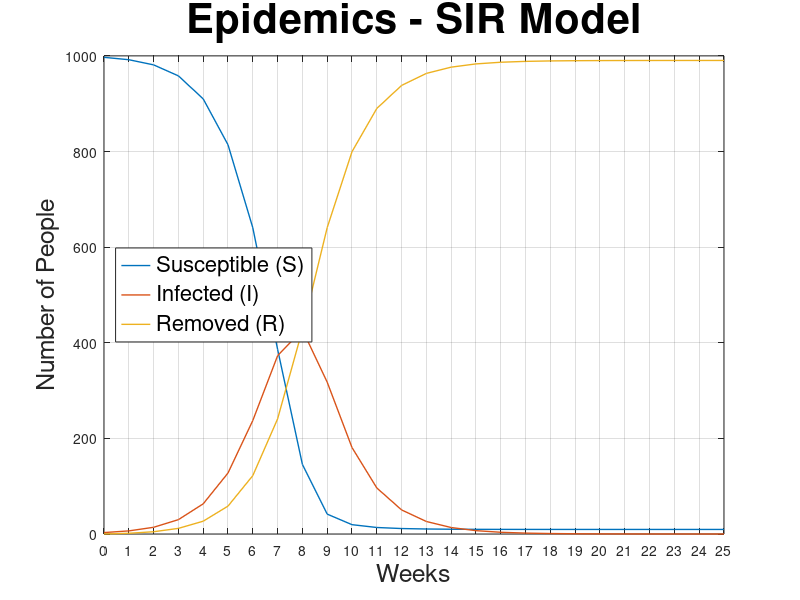

MATLAB code to generate this figure:
# Command to Clear Command History
history -c

# Command to Clear Workspace with all Variables and Loaded Packages
clear all

# Command to Clear Command Window
clc

# Command to Close Graphical Figures
close

#########################################
###       Epidemics - SIR Model       ###
#########################################

# Defining the Time Period
weeks = 25;

# Defining Zero Vectors
S = zeros(1, weeks+1);
I = zeros(1, weeks+1);
R = zeros(1, weeks+1);
population = 1000;

# Defining Initial Conditions
I(1) = 3;
S(1) = population - I(1);
R(1) = 0;
average_length_of_the_disease = 2;
number_of_new_cases_in_week_01 = 5;

# Calculating Removal Rate & Transmission Coefficients
gamma = 1/average_length_of_the_disease;
alpha = number_of_new_cases_in_week_01/(I(1) * (population-I(1)));

# Running a Loop for Calculate Values for S, I and R Vectors for First Three Weeks
for i=1:weeks
  S(i+1) = S(i) - alpha * S(i) * I(i);
  I(i+1) = I(i) + alpha * S(i) * I(i) - gamma * I(i);
  R(i+1) = R(i) + gamma * I(i);
endfor
S
I
R

# Defining The X Axis Values
n = [0:weeks];

# Plot the Graph
figure()
plot(n, S, 'LineWidth', 1, n, I, 'LineWidth', 1, n, R, 'LineWidth', 1)
xlabel('Weeks', 'FontSize', 18)
ylabel('Number of People', 'FontSize', 18)
title('Epidemics - SIR Model' , 'FontSize', 30)
legend('Susceptible (S)', 'Infected (I)', 'Removed (R)', 'Location', 'West', 'FontSize', 16)
xticks(n)
grid on
disp([n' S' I' R'])
